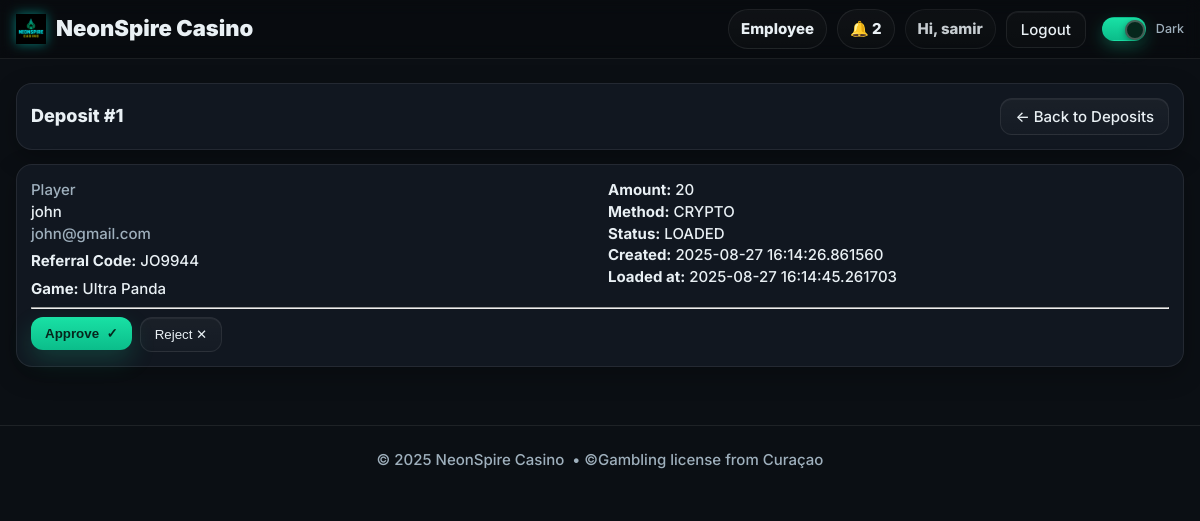
/employee/deposits/1 (signed in), run on the app's committed database.
### models.py (models this page shows, shortened)
class User(db.Model, UserMixin):
    __tablename__ = "users"
    id = db.Column(db.Integer, primary_key=True)
    name = db.Column(db.String(120), nullable=False)
    email = db.Column(db.String(255), unique=True, nullable=False, index=True)
    mobile = db.Column(db.String(24), nullable=True, index=True)  # E.164
    password_hash = db.Column(db.String(255), nullable=False)
    role = db.Column(db.String(20), nullable=False, default="PLAYER")  # PLAYER | EMPLOYEE | ADMIN
    email_verified = db.Column(db.Boolean, default=False, index=True)
    email_verified_at = db.Column(db.DateTime, nullable=True)
    promo_seen = db.Column(db.Boolean, default=False, index=True)
    created_at = db.Column(db.DateTime, default=datetime.utcnow)

class DepositRequest(db.Model):
    __tablename__ = "deposit_requests"
    id = db.Column(db.Integer, primary_key=True)
    user_id = db.Column(db.Integer, db.ForeignKey("users.id"), nullable=False, index=True)
    game_id = db.Column(db.Integer, db.ForeignKey("games.id"), nullable=True, index=True)
    amount = db.Column(db.Integer, nullable=False)
    method = db.Column(db.String(20), nullable=False, default="CRYPTO", index=True)  # CRYPTO|CHIME|CASHAPP
    proof_url = db.Column(db.String(500), default="")
    status = db.Column(db.String(20), default="PENDING", index=True)  # PENDING|RECEIVED|LOADED|REJECTED
    note = db.Column(db.String(300), default="")
    received_at = db.Column(db.DateTime, nullable=True)
    loaded_at = db.Column(db.DateTime, nullable=True)
    loaded_by = db.Column(db.Integer, db.ForeignKey("users.id"), nullable=True)
    credited_amount = db.Column(db.Integer, default=0)
    provider = db.Column(db.String(32), default="safepay")
    provider_order_id = db.Column(db.String(128))
    pay_url = db.Column(db.Text)
    backend_url = db.Column(db.Text)
    meta = db.Column(db.JSON, default=dict)
    created_at = db.Column(db.DateTime, default=datetime.utcnow)
    updated_at = db.Column(db.DateTime, default=datetime.utcnow, onupdate=datetime.utcnow)

class Game(db.Model):
    __tablename__ = "games"
    id = db.Column(db.Integer, primary_key=True)
    name = db.Column(db.String(120), nullable=False)
    description = db.Column(db.String(300), default="")
    icon_url = db.Column(db.String(500), default="")
    download_url = db.Column(db.String(500), nullable=False)
    backend_url = db.Column(db.String(500), nullable=True)
    is_active = db.Column(db.Boolean, default=True, index=True)
    created_at = db.Column(db.DateTime, default=datetime.utcnow)

### employee_bp.py (the view)
@employee_bp.get("/deposits/<int:dep_id>", endpoint="deposit_detail")
@login_required
def deposit_detail(dep_id: int):
    dep = db.session.get(DepositRequest, dep_id)
    if not dep:
        flash("Deposit not found.", "error")
        return redirect(url_for("employeebp.deposits_list"))
    user = db.session.get(User, dep.user_id) if dep.user_id else None
    game = db.session.get(Game, dep.game_id) if dep.game_id else None
    refcode = None
    if dep.user_id:
        rc = ReferralCode.query.filter_by(user_id=dep.user_id).first()
        refcode = rc.code if rc else None
    ctx = dict(
        page_title=f"Deposit #{dep.id}",
        dep=dep,
        user=user,
        game=game,
        refcode=refcode,
    )
    if _template_exists("employee_deposit_detail.html"):
        return render_template("employee_deposit_detail.html", **ctx)
    return render_template_string("""{% extends "base.html" %}{% block content %}
    <div class="shell">
      <div class="panel" style="display:flex;align-items:center;justify-content:space-between">
        <div class="h3">Deposit #{{ dep.id }}</div>
        <a class="btn" href="{{ url_for('employeebp.deposits_list') }}">← Back to Deposits</a>
      </div>
      <div class="panel">
        <div class="grid-2" style="display:grid;grid-template-columns:1fr 1fr;gap:16px">
          <div>
            <div class="muted">Player</div>
            <div class="h4">{{ user.name if user else ('User #' ~ dep.user_id) }}</div>
            {% if user and user.email %}<div class="muted">{{ user.email }}</div>{% endif %}
            {% if refcode %}<div style="margin-top:6px"><strong>Referral Code:</strong> {{ refcode }}</div>{% endif %}
            {% if game %}<div style="margin-top:6px"><strong>Game:</strong> {{ game.name }}</div>{% endif %}
          </div>
          <div>
            <div><strong>Amount:</strong> {{ dep.amount }}</div>
            <div><strong>Method:</strong> {{ dep.method }}</div>
            <div><strong>Status:</strong> {{ dep.status }}</div>
            <div><strong>Created:</strong> {{ dep.created_at }}</div>
            {% if dep.loaded_at %}<div><strong>Loaded at:</strong> {{ dep.loaded_at }}</div>{% endif %}
          </div>
        </div>
        {% if dep.proof_url %}
          <hr>
          <div>
            <div class="muted">Payment Proof</div>
            <p><a class="btn" target="_blank" rel="noopener" href="{{ dep.proof_url }}">Open Proof</a></p>
            {% set is_img = dep.proof_url.lower().endswith(('.png','.jpg','.jpeg','.webp','.gif')) %}
            {% if is_img %}<div style="max-width:480px"><img src="{{ dep.proof_url }}" alt="Payment proof" style="max-width:100%;border-radius:10px"></div>{% endif %}
          </div>
        {% endif %}
        <hr>
        <div style="display:flex;gap:8px">
          <form method="post" action="{{ url_for('employeebp.deposits_loaded', dep_id=dep.id) }}"><button class="btn btn-primary" type="submit">Approve &nbsp;✓</button></form>
          <form method="post" action="{{ url_for('employeebp.deposits_reject', dep_id=dep.id) }}"><button class="btn" type="submit">Reject ✕</button></form>
        </div>
      </div>
    </div>{% endblock %}""", **ctx)

### employee_bp.py (called while the page is built)
@employee_bp.before_request
def require_employee():
    if not current_user.is_authenticated:
        return redirect(url_for("auth.login_get", next=url_for("employeebp.employee_home")))
    if current_user.role not in ("EMPLOYEE", "ADMIN"):
        return abort(403)

def _template_exists(name: str) -> bool:
    try:
        render_template(name)
        return True
    except Exception:
        return False

### templates/base.html (shortened to what this page needs)
<!DOCTYPE html>
<html lang="en" data-theme="dark">
<head>
  <link rel="stylesheet" href="{{ url_for('static', filename='css/styles.css') }}?v=dm2">
</head>
<body>
  <header class="nav" style="position:sticky;top:0;z-index:50;background:rgba(0,0,0,.25);backdrop-filter:blur(8px);border-bottom:1px solid var(--stroke)">
    <div class="shell nav-inner" style="display:flex;align-items:center;justify-content:space-between;height:58px">
      <a href="{{ url_for('short_bp.lob_short') }}" class="brand" aria-label="NeonSpire Casino">
        <img class="brand-logo" src="{{ url_for('static', filename='img/logo.png') }}" alt="NeonSpire Casino">
        <span class="brand-text">NeonSpire Casino</span>
      </a>
      <nav class="nav-links" style="display:flex;align-items:center;gap:10px">
        {% if current_user.is_authenticated %}
          {% if current_user.role == 'ADMIN' %}
            <a class="pill" href="{{ url_for('adminbp.admin_home') }}">Admin</a>
            <a class="pill" href="{{ url_for('adminbp.admin_players') }}">Players</a>
            <a class="pill" href="{{ url_for('adminbp.deposits_audit') }}">Deposits</a>
            <a class="pill" href="{{ url_for('adminbp.admin_users') }}">Employees</a>
          {% elif current_user.role == 'EMPLOYEE' %}
            <a class="pill" href="{{ url_for('employeebp.employee_home') }}">Employee</a>
          {% else %}
            <a class="pill" href="{{ url_for('short_bp.mylogin_clean') }}">My Logins</a>
          {% endif %}
          <a class="pill" href="{{ url_for('notifybp.list_notifications') }}">🔔 {{ unread_count or 0 }}</a>
          <span class="pill" style="pointer-events:none;opacity:.85">
            Hi, {{ current_user.name.split(' ')[0] if current_user.name else 'Player' }}
          </span>
          <a class="btn btn-ghost" href="{{ url_for('auth.logout') }}">Logout</a>
        {% else %}
          <a class="pill" href="{{ url_for('auth.login_get') }}">Login</a>
          <a class="btn btn-primary" href="{{ url_for('short_bp.reg_short') }}">Register</a>
        {% endif %}
        <label class="toggle" style="margin-left:6px">
          <span class="track"><span class="knob"></span></span>
          <span class="label">Dark</span>
        </label>
      </nav>
    </div>
  </header>
  <div class="hero-slot">
  </div>
  <main style="padding-bottom:20px">
    {% block content %}{% endblock %}
  </main>
  <footer class="shell footer"
          style="height:68px;border-top:1px solid var(--stroke);margin-top:24px;
                 display:flex;align-items:center;justify-content:center;">
    © {{ 2025 }} NeonSpire Casino &nbsp;•&nbsp;
    <span class="muted">©Gambling license from Curaçao </span>
  </footer>
</body>
</html>

### static/css/styles.css (style rules this page uses)
:root { --bg:#0b0f14; --panel:#111720; --panel-2:#0f151d; --text:#e9f0f4; --muted:#9fb0bd; --brand:#19e1a5; --brand-2:#0bbd8a; --stroke:rgba(255,255,255,.08); --chip:#0f1c27; --shadow:0 8px 24px rgba(0,0,0,.28); }
* { box-sizing:border-box }
html,body { margin:0;background:var(--bg);color:var(--text); font:500 15px/1.45 Inter,system-ui,-apple-system,Segoe UI,Roboto,Arial; -webkit-font-smoothing:antialiased; -moz-osx-font-smoothing:grayscale; text-rendering:optimizeLegibility; }
a { color:inherit;text-decoration:none }
img { max-width:100%;display:block }
.h3 { font-weight:800;font-size:18px }
.muted { color:var(--muted) }
.shell { max-width:1220px;margin:0 auto;padding:0 16px }
.nav { backdrop-filter: blur(8px); border-bottom:1px solid var(--stroke) }
.nav-inner { display:flex;align-items:center;justify-content:space-between;height:58px }
.brand { display:flex;gap:10px;align-items:center;font-weight:900 }
.nav-links { display:flex;align-items:center;gap:10px }
.pill { display:inline-flex;align-items:center;justify-content:center; padding:8px 12px;border-radius:999px;border:1px solid var(--stroke); background:linear-gradient(180deg,rgba(255,255,255,.03),rgba(255,255,255,.01)); font-weight:800; }
.btn,.btn-mini,.btn-auth,.btn-auth-primary { display:inline-flex;align-items:center;justify-content:center;gap:8px; text-align:center; line-height:1; position:relative; overflow:hidden; white-space:nowrap; }
.btn { border:1px solid var(--stroke); background:linear-gradient(180deg,rgba(255,255,255,.04),rgba(255,255,255,.02)); color:var(--text);padding:10px 14px;border-radius:12px; box-shadow:0 1px 0 rgba(255,255,255,.05) inset; transition:filter .15s ease, transform .06s ease; }
.btn-ghost { background:linear-gradient(180deg,rgba(255,255,255,.02),rgba(255,255,255,.01)) }
.btn-primary { background:linear-gradient(180deg,var(--brand),var(--brand-2));border:none; color:#06261c;font-weight:800;box-shadow:0 10px 24px rgba(25,225,165,.18); }
.panel { background:var(--panel);border:1px solid var(--stroke);border-radius:16px;padding:14px;margin-bottom:14px;box-shadow:var(--shadow) }
.footer { display:flex;align-items:center;justify-content:center;color:var(--muted) }
html,body { width:100% !important;max-width:100% !important;overflow-x:hidden !important; }
.shell,.nav,.nav-inner,.panel,section,aside,.rail-card,.player-grid,.game-grid,.game-card,.game-media,.game-actions,.btn-grid { max-width:100% !important; }
.player-grid > *, .game-grid > *, .game-card > *, .btn-grid > *, .panel > * { min-width:0 !important; }
.toggle { display:inline-flex; align-items:center; gap:10px; cursor:pointer; }
.toggle .track { position:relative; width:44px; height:24px; border-radius:999px; background:rgba(255,255,255,.10); border:1px solid var(--stroke); transition:background .22s ease, border-color .22s ease, box-shadow .22s ease; }
.toggle .knob { position:absolute; top:2px; left:2px; width:20px; height:20px; border-radius:50%; background:#ffffff; box-shadow:0 2px 6px rgba(0,0,0,.35); transform:translateX(0); transition:transform .22s ease, background .22s ease, box-shadow .22s ease; }
.toggle input:checked + .track { background:linear-gradient(180deg,var(--brand),var(--brand-2)); border-color:transparent; box-shadow:0 6px 16px rgba(25,225,165,.28); }
.toggle input:checked + .track .knob { transform:translateX(20px); background:#06261c; box-shadow:0 2px 6px rgba(0,0,0,.4), inset 0 0 0 2px rgba(255,255,255,.25); }
.toggle .label { font-size:12.5px; color:var(--muted); user-select:none; }

### templates/base.html (style rules this page uses)
.brand { display:flex; gap:10px; align-items:center; text-decoration:none; color:inherit; font-weight:900; font-size:22px }
.brand-logo { height:30px; width:auto; display:block; filter: drop-shadow(0 0 6px rgba(0,255,233,.45)); }
.hero-slot { position:relative; z-index:2; padding-top:12px; }
header.nav { overflow:visible; }

### data on the page
User: name "samir"
DepositRequest: id+amount+method "Deposit #1 ← Back to Deposits Player john john@gmail.com Referral Code: JO9944 Game: Ultra Panda Amount: 20 Method: CRYPTO Status: LOADED Created: 2025-08-27 16:14:26.861560 Loaded at: 2025-08-27 16:14:45.261703 Approve ✓ Reject ✕"

### other printed values
{{ unread_count or 0 }} "2"
{{ 2025 }} "2025"
